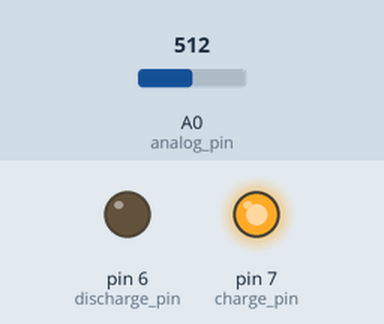
Simulated run of this sketch. Board: Arduino Uno, built with avr-gcc and run on an emulated ATmega328P. Shown: output pins drawn as LEDs (lit = HIGH). The test bench sets the inputs (shaded band); at power-on: A0 (analog_pin) = 512. What the sketch prints to the serial monitor is not drawn.

Above: at 1.2 s.
1.3 s: A0 (analog_pin) set to 636
2.8 s: A0 (analog_pin) set to 661
Timing chart, 0 to 5.8 s (numbered marks = the images above; inputs shaded):
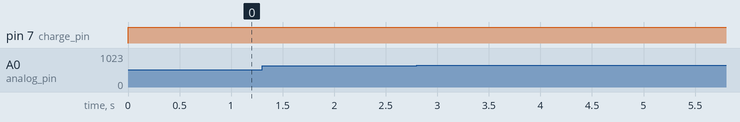

The sketch:

kondensator_messung.ino
```cpp
#define charge_pin 7         // Kondensator lade Pin ueber einen 10kOhm Widerstand
#define discharge_pin 6      // Kondensator entlade Pin ueber einen 220 Ohm Widerstand
#define analog_pin A0           // Analog Messeingang
#define resistance  10000  // 10 kOhm > gemessen 9,996 kOhm
long start_time, used_time;
float micro_farad, nano_farad;

void setup() {
  pinMode(charge_pin, OUTPUT);
  digitalWrite(charge_pin, LOW);
  Serial.begin(9600);
}


void start_discharge(){
  // Pins auf low setzen, um ueber Pins zu entladen
  digitalWrite(charge_pin, LOW);
  pinMode(discharge_pin, OUTPUT);
  digitalWrite(discharge_pin, LOW);
}

bool check_discharged( ){
  // Ueberpruefen ob Kondensator vollstaendig entladen
  bool discharged = bool(analogRead(analog_pin) == 0);
  if (discharged) pinMode(discharge_pin, INPUT);
  return discharged;
}

void print_value(float tmp_micro_farad, float tmp_used_time)
{
  // Ausgabe der Zeit
  Serial.print(tmp_used_time);
  Serial.println(" nS    ");

  // Ausgabe des Werts
  if (tmp_micro_farad > 1) Serial.print(tmp_micro_farad);
  else Serial.print(long(micro_farad * 1000.0));

  // Einheit ausgeben
  if (tmp_micro_farad > 1) Serial.println(" uF");
  else Serial.println(" nF");
}

void charge_condensator(){
  if (check_discharged()) return;

  // Starte Ladevorgang
  digitalWrite(charge_pin, HIGH);
  start_time = micros();

  // Laden bis Kondensator zu 63% geladen ist
  while(analogRead(analog_pin) < 648){}

  // Ermitteln der Kapazitaet
  used_time= micros() - start_time - 114;
  if(used_time > 2147483647) used_time = 0;
  micro_farad = ((float)used_time / resistance);

  print_value(micro_farad, used_time);
  start_discharge();
}

void loop() {
  charge_condensator();
}
```

Measured:
- after the input at 1.3 s, every drawn part: stays the same
